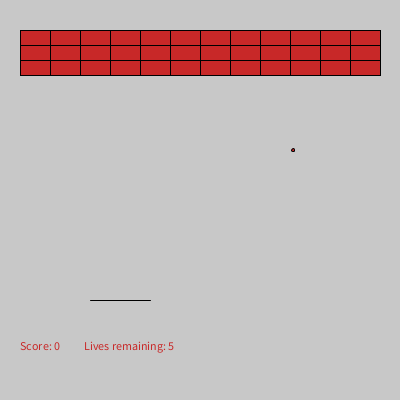
Frame 1 (no input)
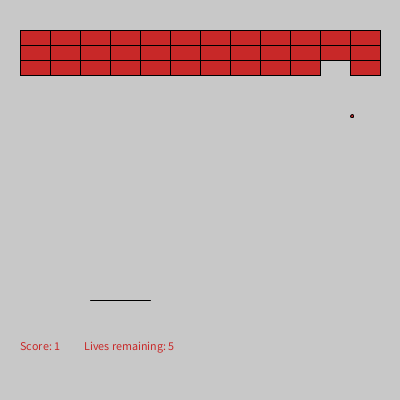
Frame 60 (the mouse pressed at the canvas centre just before this capture)
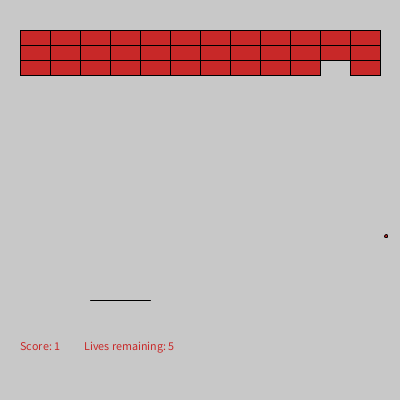
Frame 120 (the mouse held since frame 60 and released just before this capture)

The Processing sketch that drew these frames (run headless with seeded random() and noise(); from frame 60 on, the mouse is pressed at the canvas centre):

// Processing sketch: sketch098
// ── sketch098.pde
final int Ncols = 12, Nrows = 3;
boolean exists [][] = new boolean[Ncols][Nrows];
int x, y, dx, dy, px, py, score = 0, life=5;
int direction = 0;
void setup ()
{
  size (400, 400); fill (200, 40, 40);
  for (int i=0; i<Ncols; i++) // All bricks exist
    for (int j=0; j<Nrows; j++) exists[i][j] = true;
  x = (int)random(300)+100; y = 150; // Random X start
  dx=1; dy=-2; px = 120; py = 300; // Initial paddle position
}

void draw ()
{
  background(200);
  for (int i=0; i<Ncols; i++) // Draw all bricks
    for (int j=0; j<Nrows; j++)
      if (exists[i][j]) rect (i*30+20, j*15+30, 30, 15);
  line (px-30, py, px+30, py); // Paddle
  ellipse (x, y, 3, 3); move(); // Ball
  text ("Score: "+score+"          Lives remaining: "+life,20,350);
  if (score>=36) text (" YOU WIN!",100, 300);
  else if (life <= 0)
  {
    text (" YOU LOSE!",100, 300);
    noLoop(); // Win or lose.
  }
}
void keyPressed () // Use the 'a' and 'd' keys to move the paddle
{
  if (key == 'a' && px > 30) direction = -4;
  else if (key == 'd' && px<width-30) direction = 4;
  else direction = 0;
}

void keyReleased ()
{
  direction = 0;
}

void move () // Move the ball
{
  x = x + dx; y = y + dy; // Basic move
  px = px + direction;
  if (x<2|| x>width-2) dx = -dx; // X bounce?
  if (y>=py-1&&y<=py+1 && (x>=px-30&&x<=px+30)) dy = -dy; // Paddle bounce
  if (y<0) dy = -dy; // Y bounce top
  for (int i=0; i<Ncols; i++) // Ball hits a brick
    for (int j=0; j<Nrows; j++)
      if(exists[i][j] && x>=i*30+20 && y>=j*15+30 &&
        x<=i*30+50 && y<=j*15+45)
      {
        exists[i][j] = false; // Brick is destroyed
        dy = -dy; score++; // Ball bounces, score
      }
  if (y>height) // Ball through the bottom
  {
    if (score < 36) life--; y=150; // Lose a life, restart the ball
    x = (int)random(width-100+50);
  }
}
